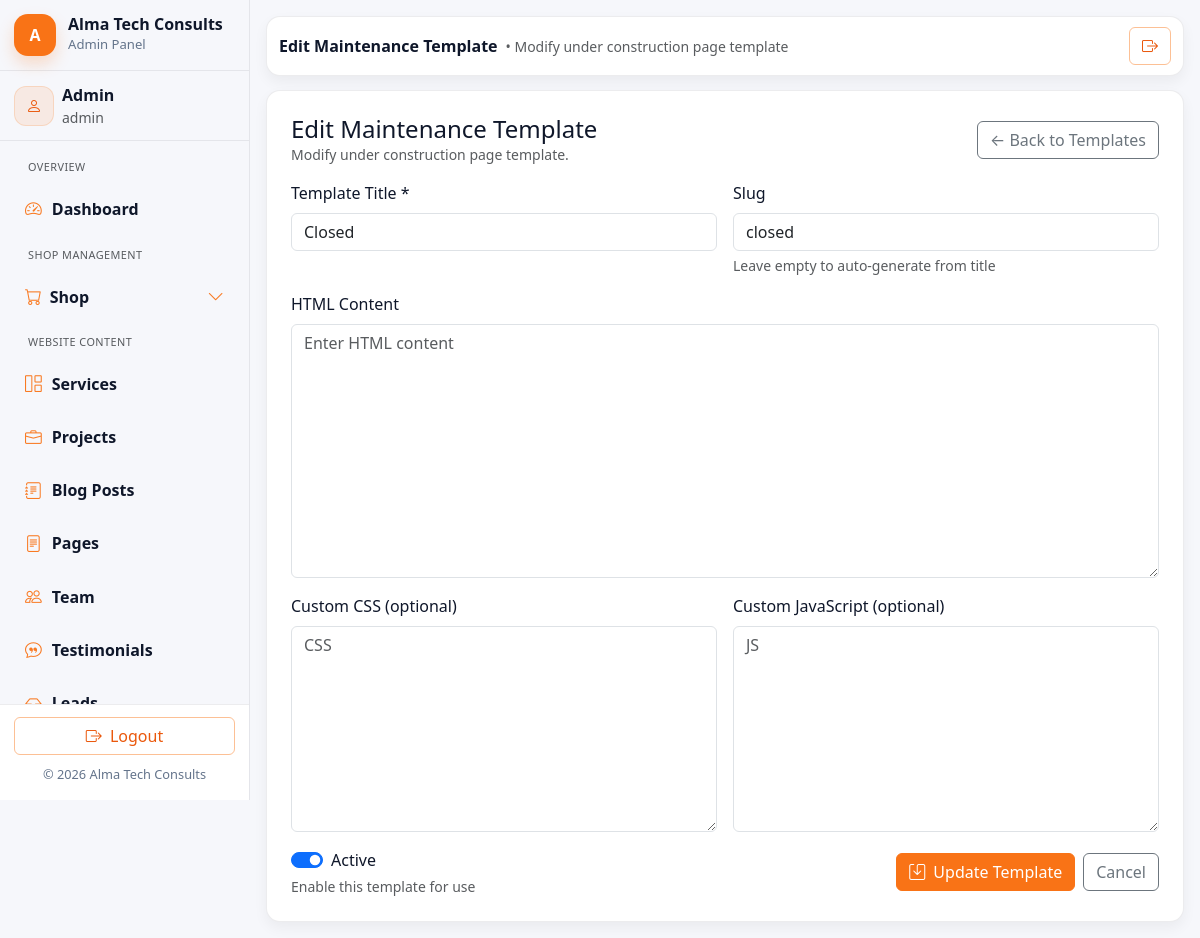
The page /admin/maintenance/edit.php?id=1 on the database its author committed.
### tables this page shows
CREATE TABLE `maintenance_templates` (
  `id` int(11) NOT NULL,
  `title` varchar(190) NOT NULL,
  `slug` varchar(190) NOT NULL,
  `html` mediumtext DEFAULT NULL,
  `custom_css` mediumtext DEFAULT NULL,
  `custom_js` mediumtext DEFAULT NULL,
  `is_active` tinyint(1) NOT NULL DEFAULT 1,
  `created_at` datetime NOT NULL DEFAULT current_timestamp(),
  `updated_at` datetime DEFAULT NULL
);

### includes/helpers.php (called while the page is built, shortened)
<?php
if (!function_exists('h')) {
  function h($s): string {
    return htmlspecialchars((string)$s, ENT_QUOTES, 'UTF-8');
  }
}

### admin/maintenance/edit.php (the view, shortened to what this page needs)
<?php
require_once __DIR__ . '/../includes/admin_header.php';
require_once __DIR__ . '/../includes/admin_sidebar.php';
require_once __DIR__ . '/../../includes/helpers.php';
require_once __DIR__ . '/../../includes/db.php';
$db = $GLOBALS['db'] ?? ($mysqli ?? null);
$template = null;
$id = (int)($_GET['id'] ?? 0);
$stmt = $db->prepare("SELECT * FROM maintenance_templates WHERE id = ? LIMIT 1");
if ($stmt) {
  $stmt->bind_param("i", $id);
  $stmt->execute();
  $res = $stmt->get_result();
  $template = $res ? $res->fetch_assoc() : null;
}
?>
<div class="admin-main">
  <?php require_once __DIR__ . '/../includes/admin_topbar.php'; ?>
  <div class="admin-card p-4">
    <div class="d-flex justify-content-between align-items-center mb-3">
      <div>
        <h4 class="mb-0">Edit Maintenance Template</h4>
        <div class="text-muted small">Modify under construction page template.</div>
      </div>
      <a class="btn btn-outline-secondary" href="list.php">← Back to Templates</a>
    </div>
    <form method="post" autocomplete="off">
      <div class="row g-3">
        <div class="col-md-6">
          <label class="form-label">Template Title *</label>
          <input type="text" class="form-control" name="title"
                 value="<?= h($_POST['title'] ?? (string)$template['title']) ?>"
                 required>
        </div>
        <div class="col-md-6">
          <label class="form-label">Slug</label>
          <input type="text" class="form-control" name="slug"
                 value="<?= h($_POST['slug'] ?? (string)$template['slug']) ?>">
          <div class="form-text">Leave empty to auto-generate from title</div>
        </div>
      </div>
      <div class="row g-3 mt-0">
        <div class="col-12">
          <label class="form-label">HTML Content</label>
          <textarea class="form-control" name="content" rows="10"
                    placeholder="Enter HTML content"><?= h($_POST['content'] ?? (string)($template['content'] ?? '')) ?></textarea>
        </div>
      </div>
      <div class="row g-3 mt-0">
        <div class="col-md-6">
          <label class="form-label">Custom CSS (optional)</label>
          <textarea class="form-control" name="css" rows="8"
                    placeholder="CSS"><?= h($_POST['css'] ?? (string)($template['css'] ?? '')) ?></textarea>
        </div>
        <div class="col-md-6">
          <label class="form-label">Custom JavaScript (optional)</label>
          <textarea class="form-control" name="js" rows="8"
                    placeholder="JS"><?= h($_POST['js'] ?? (string)($template['js'] ?? '')) ?></textarea>
        </div>
      </div>
      <div class="row g-3 mt-0 align-items-center">
        <div class="col-md-6">
          <div class="form-check form-switch">
            <input class="form-check-input" type="checkbox" name="is_active" value="1"
              <?= (!empty($_POST['is_active']) || !empty($template['is_active'])) ? 'checked' : '' ?>>
            <label class="form-check-label">Active</label>
          </div>
          <div class="form-text">Enable this template for use</div>
        </div>
        <div class="col-md-6 d-flex justify-content-end gap-2">
          <button type="submit" class="btn btn-orange">
            <i class="bi bi-save me-1"></i> Update Template
          </button>
          <a href="list.php" class="btn btn-outline-secondary">Cancel</a>
        </div>
      </div>
    </form>
  </div>
  <?php require_once __DIR__ . '/../includes/admin_footer.php'; ?>

### assets/css/main.css (style rules this page uses)
:root { --orange-900:#c2410c; --orange-700:#ea580c; --orange-600:#f97316; --orange-500:#fb923c; --orange-400:#fdba74; --orange-200:#fed7aa; --orange-100:#ffedd5; --text:#0f172a; --muted:#64748b; --border:#e2e8f0; --bg-soft:#fff7ed; --transition-fast: 0.2s ease; --transition-smooth: 0.3s ease; --transition-bounce: 0.4s cubic-bezier(0.68, -0.55, 0.265, 1.55); }
html { scroll-behavior: smooth; }
body { color: var(--text); background: #ffffff; }
a { transition: color var(--transition-fast); color: var(--text); }
.btn-orange { background: var(--orange-600); border-color: var(--orange-600); color:#fff; transition: all var(--transition-smooth); position: relative; overflow: hidden; }
.btn-orange::before { content: ''; position: absolute; top: 0; left: -100%; width: 100%; height: 100%; background: linear-gradient(90deg, transparent, rgba(255,255,255,0.2), transparent); transition: left var(--transition-bounce); }
.form-control, .form-select { transition: all var(--transition-smooth); }

### assets/css/admin.css (style rules this page uses)
.admin-shell { background: #f6f7fb; min-height: 100vh; }
:root { --admin-radius: 14px; --admin-border: rgba(15, 23, 42, .08); --admin-shadow: 0 8px 18px rgba(2,6,23,.06); --admin-shadow-soft: 0 6px 14px rgba(2,6,23,.05); }
.admin-main { flex:1; padding: 16px; margin-left: 0; }
.admin-card { border: 1px solid var(--admin-border); border-radius: var(--admin-radius); background:#fff; box-shadow: var(--admin-shadow-soft); }
.admin-main { flex: 1 1 auto; min-width: 0; }
@media (min-width: 992px) { .admin-main { margin-left: 0 !important; } }

### rows shown on the page
maintenance_templates: title "Closed", slug "closed", is_active "☑"

### other values the page prints
$admin['name'] "Admin"
$admin['role'] "admin"
$page_heading "Edit Maintenance Template"
$page_subtitle "Modify under construction page template"
